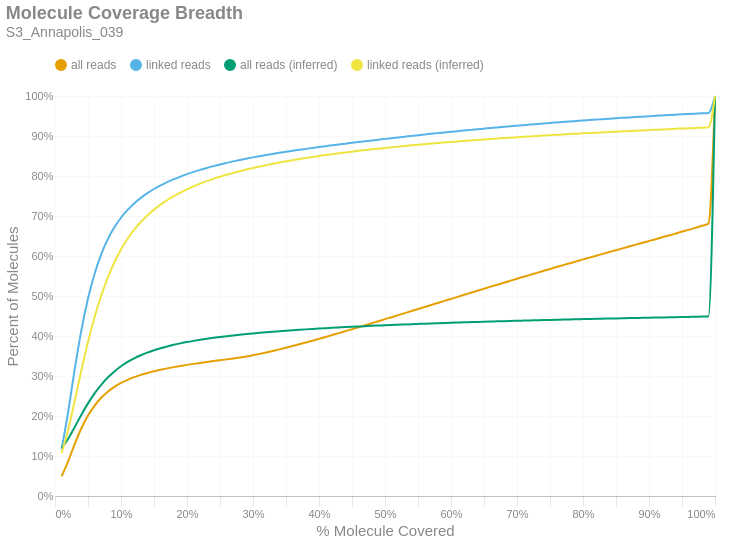

This figure's notebook cell:
### Markdown cell above
### Molecule Read Coverage
This chart shows molecule coverage breadth as computed by the number of bases aligned to that molecule. In other words, "*how much of each unique long molecule is actually sequenced/aligned?*" Keep in mind there is a distinction between sequences and alignments, since some sequences belonging to a particular molecule may not align well and wouldn't appear in the alignment data. This chart also shows molecule coverage breadth as computed by the *inferred fragment* from which the aligned sequences originate. Unlike read coverage, this calculation takes into account the total insert size, including unsequenced gaps between the forward and reverse reads. Like the previous figures, these are cumulative percents.

### Code cell
if SKIPLR:
    print_html(f"Skipped")
else:
    binned_df = consolidated_hist(valids['coverage_bp'], mask, 0.01, True)
    binned_df_inf = consolidated_hist(valids['coverage_inserts'], mask, 0.01, True)
    binned_df = binned_df.with_columns(pl.lit(binned_df_inf['all reads (cumsum)']).alias('all reads (inferred)'))
    binned_df = binned_df.with_columns(pl.lit(binned_df_inf['linked reads (cumsum)']).alias('linked reads (inferred)'))
    binned_df = binned_df.with_columns(
        (pl.col('bin').cast(pl.Float64) + 0.01).alias('right_edge')
    )

    with SafeRender(binned_df):
        (
            density_plot(binned_df, 'Molecule Coverage Breadth', samplename, 'molcov', ['all reads (inferred)','linked reads (inferred)'])
            .encode(
                #x=alt.X('bin:Q', title="% Molecule Covered").axis(format = '%').scale(padding=0),
                x=alt.X('right_edge:Q', title="% Molecule Covered").axis(format='%').scale(padding=0),
                y=alt.Y('value:Q', title='Percent of Molecules')
                    .axis(format='%')
                    .stack(False)
                    .scale(domainMin=0, padding=0),
                color=alt.Color("key:N").scale(domain = ["all reads", "linked reads", "all reads (inferred)", "linked reads (inferred)"]),
                tooltip = [
                    alt.Tooltip("key:N", title = "Data Type"),
                    alt.Tooltip("range_label:N", title="% Molecule Covered"),
                    alt.Tooltip("value:Q", format = ".2%", title="% Molecules")
                ]
            )
        ).display()

### Figure 1 — Vega-Lite specification as saved in the notebook (floating-point values rounded to 4 significant figures)
{"width": "container", "height": 400, "config": {"title": {"anchor": "start", "dy": -15, "fontSize": 18, "color": "#888888", "subtitleColor": "#888888", "subtitleFontSize": 14}, "arc": {"fill": "#0072B2"}, "axis": {"domainColor": "#888888", "domainWidth": 0.5, "gridWidth": 0.2, "grid": false, "titleFontWeight": 400, "titleFontSize": 15, "labelFontSize": 11, "labelColor": "#888888", "tickColor": "#888888", "tickWidth": 0.2, "titleColor": "#888888"}, "axisBand": {"grid": false}, "axisX": {"grid": true, "tickSize": 10, "domainCap": "round"}, "axisY": {"domain": false, "grid": true, "tickSize": 0, "domainCap": "round"}, "background": "transparent", "header": {"labelFontSize": 15, "labelColor": "#888888", "titleFontSize": 15, "titleFontWeight": 600, "titleColor": "#888888"}, "legend": {"labelFont": "sans-serif", "labelFontSize": 12, "labelColor": "#888888", "symbolSize": 100, "symbolType": "circle", "titleFontSize": 12, "titlePadding": 10, "titleColor": "#888888", "title": null, "orient": "top"}, "range": {"category": ["#E69F00", "#56B4E9", "#009E73", "#F0E442", "#0072B2", "#D55E00", "#CC79A7", "#000000"], "diverging": ["#cfe8f3", "#a2d4ec", "#73bfe2", "#46abdb", "#1696d2", "#12719e"]}, "area": {"fill": "#0072B2", "fillOpacity": 0.7, "line": true, "strokeOpacity": 0.7}, "line": {"color": "#0072B2", "stroke": "#0072B2", "strokeWidth": 2}, "trail": {"color": "#0072B2", "stroke": "#0072B2", "strokeWidth": 0, "size": 1}, "point": {"filled": true, "fillOpacity": 1.0, "size": 95}, "text": {"color": "#888888", "fontSize": 11, "align": "right", "fontWeight": 400, "size": 11}, "bar": {"fill": "#0072B2", "stroke": null}, "view": {"stroke": null, "continuousWidth": 660, "continuousHeight": 400}}, "data": {"name": "data-0408b243660c44a02d5942b503a0ec9f"}, "mark": {"type": "line", "interpolate": "monotone", "point": {"opacity": 0, "size": 275}}, "encoding": {"color": {"field": "key", "scale": {"domain": ["all reads", "linked reads", "all reads (inferred)", "linked reads (inferred)"]}, "type": "nominal"}, "tooltip": [{"field": "key", "title": "Data Type", "type": "nominal"}, {"field": "range_label", "title": "% Molecule Covered", "type": "nominal"}, {"field": "value", "format": ".2%", "title": "% Molecules", "type": "quantitative"}], "x": {"axis": {"format": "%"}, "field": "right_edge", "scale": {"padding": 0}, "title": "% Molecule Covered", "type": "quantitative"}, "y": {"axis": {"format": "%"}, "field": "value", "scale": {"domainMin": 0, "padding": 0}, "stack": false, "title": "Percent of Molecules", "type": "quantitative"}}, "params": [{"name": "param_c36ac31b6afebe62", "select": {"type": "point", "fields": ["key"]}, "bind": "legend"}], "title": {"text": "Molecule Coverage Breadth", "subtitle": "S3_Annapolis_039"}, "transform": [{"fold": ["all reads (cumsum)", "linked reads (cumsum)", "all reads (inferred)", "linked reads (inferred)"]}, {"calculate": "replace(datum.key, ' (cumsum)', '')", "as": "key"}, {"filter": {"param": "param_c36ac31b6afebe62"}}], "usermeta": {"embedOptions": {"downloadFileName": "S3_Annapolis_039.molcov"}}, "$schema": "https://vega.github.io/schema/vega-lite/v6.1.0.json", "datasets": {"data-0408b243660c44a02d5942b503a0ec9f": [{"bin": "0.0", "interval": "0.0-0.01", "all reads": 0.049, "linked reads": 0.1168, "all reads (cumsum)": 0.049, "linked reads (cumsum)": 0.1168, "range_label": "0.0-0.01", "all reads (inferred)": 0.1195, "linked reads (inferred)": 0.1077, "right_edge": 0.01}, {"bin": "0.01", "interval": "0.01-0.02", "all reads": 0.03808, "linked reads": 0.09381, "all reads (cumsum)": 0.08708, "linked reads (cumsum)": 0.2107, "range_label": "0.01-0.02", "all reads (inferred)": 0.1432, "linked reads (inferred)": 0.1657, "right_edge": 0.02}, {"bin": "0.02", "interval": "0.02-0.03", "all reads": 0.04325, "linked reads": 0.1073, "all reads (cumsum)": 0.1303, "linked reads (cumsum)": 0.3179, "range_label": "0.02-0.03", "all reads (inferred)": 0.1728, "linked reads (inferred)": 0.2389, "right_edge": 0.03}, {"bin": "0.03", "interval": "0.03-0.04", "all reads": 0.03893, "linked reads": 0.09672, "all reads (cumsum)": 0.1693, "linked reads (cumsum)": 0.4146, "range_label": "0.03-0.04", "all reads (inferred)": 0.2032, "linked reads (inferred)": 0.3146, "right_edge": 0.04}, {"bin": "0.04", "interval": "0.04-0.05", "all reads": 0.03175, "linked reads": 0.0789, "all reads (cumsum)": 0.201, "linked reads (cumsum)": 0.4935, "range_label": "0.04-0.05", "all reads (inferred)": 0.2316, "linked reads (inferred)": 0.3852, "right_edge": 0.05}, {"bin": "0.05", "interval": "0.05-0.06", "all reads": 0.0251, "linked reads": 0.06232, "all reads (cumsum)": 0.2261, "linked reads (cumsum)": 0.5558, "range_label": "0.05-0.06", "all reads (inferred)": 0.2566, "linked reads (inferred)": 0.4474, "right_edge": 0.06}, {"bin": "0.06", "interval": "0.06-0.07", "all reads": 0.01953, "linked reads": 0.04848, "all reads (cumsum)": 0.2456, "linked reads (cumsum)": 0.6043, "range_label": "0.06-0.07", "all reads (inferred)": 0.278, "linked reads (inferred)": 0.501, "right_edge": 0.07}, {"bin": "0.07", "interval": "0.07-0.08", "all reads": 0.01522, "linked reads": 0.03772, "all reads (cumsum)": 0.2608, "linked reads (cumsum)": 0.642, "range_label": "0.07-0.08", "all reads (inferred)": 0.2961, "linked reads (inferred)": 0.5462, "right_edge": 0.08}, {"bin": "0.08", "interval": "0.08-0.09", "all reads": 0.01198, "linked reads": 0.02964, "all reads (cumsum)": 0.2728, "linked reads (cumsum)": 0.6717, "range_label": "0.08-0.09", "all reads (inferred)": 0.3114, "linked reads (inferred)": 0.5843, "right_edge": 0.09}, {"bin": "0.09", "interval": "0.09-0.1", "all reads": 0.009705, "linked reads": 0.02396, "all reads (cumsum)": 0.2825, "linked reads (cumsum)": 0.6956, "range_label": "0.09-0.1", "all reads (inferred)": 0.3243, "linked reads (inferred)": 0.6163, "right_edge": 0.1}, {"bin": "0.1", "interval": "0.1-0.11", "all reads": 0.007948, "linked reads": 0.01958, "all reads (cumsum)": 0.2905, "linked reads (cumsum)": 0.7152, "range_label": "0.1-0.11", "all reads (inferred)": 0.3351, "linked reads (inferred)": 0.6431, "right_edge": 0.11}, {"bin": "0.11", "interval": "0.11-0.12", "all reads": 0.006628, "linked reads": 0.01629, "all reads (cumsum)": 0.2971, "linked reads (cumsum)": 0.7315, "range_label": "0.11-0.12", "all reads (inferred)": 0.3442, "linked reads (inferred)": 0.6658, "right_edge": 0.12}, {"bin": "0.12", "interval": "0.12-0.13", "all reads": 0.005631, "linked reads": 0.01379, "all reads (cumsum)": 0.3027, "linked reads (cumsum)": 0.7453, "range_label": "0.12-0.13", "all reads (inferred)": 0.3518, "linked reads (inferred)": 0.6849, "right_edge": 0.13}, {"bin": "0.13", "interval": "0.13-0.14", "all reads": 0.004858, "linked reads": 0.01183, "all reads (cumsum)": 0.3076, "linked reads (cumsum)": 0.7571, "range_label": "0.13-0.14", "all reads (inferred)": 0.3585, "linked reads (inferred)": 0.7015, "right_edge": 0.14}, {"bin": "0.14", "interval": "0.14-0.15", "all reads": 0.004267, "linked reads": 0.01035, "all reads (cumsum)": 0.3119, "linked reads (cumsum)": 0.7675, "range_label": "0.14-0.15", "all reads (inferred)": 0.3643, "linked reads (inferred)": 0.7159, "right_edge": 0.15}, {"bin": "0.15", "interval": "0.15-0.16", "all reads": 0.003802, "linked reads": 0.009153, "all reads (cumsum)": 0.3157, "linked reads (cumsum)": 0.7766, "range_label": "0.15-0.16", "all reads (inferred)": 0.3694, "linked reads (inferred)": 0.7286, "right_edge": 0.16}, {"bin": "0.16", "interval": "0.16-0.17", "all reads": 0.003415, "linked reads": 0.008108, "all reads (cumsum)": 0.3191, "linked reads (cumsum)": 0.7847, "range_label": "0.16-0.17", "all reads (inferred)": 0.3739, "linked reads (inferred)": 0.7397, "right_edge": 0.17}, {"bin": "0.17", "interval": "0.17-0.18", "all reads": 0.003137, "linked reads": 0.007283, "all reads (cumsum)": 0.3222, "linked reads (cumsum)": 0.792, "range_label": "0.17-0.18", "all reads (inferred)": 0.378, "linked reads (inferred)": 0.7497, "right_edge": 0.18}, {"bin": "0.18", "interval": "0.18-0.19", "all reads": 0.002888, "linked reads": 0.006575, "all reads (cumsum)": 0.3251, "linked reads (cumsum)": 0.7986, "range_label": "0.18-0.19", "all reads (inferred)": 0.3815, "linked reads (inferred)": 0.7585, "right_edge": 0.19}, {"bin": "0.19", "interval": "0.19-0.2", "all reads": 0.002697, "linked reads": 0.006066, "all reads (cumsum)": 0.3278, "linked reads (cumsum)": 0.8047, "range_label": "0.19-0.2", "all reads (inferred)": 0.3848, "linked reads (inferred)": 0.7667, "right_edge": 0.2}, {"bin": "0.2", "interval": "0.2-0.21", "all reads": 0.002539, "linked reads": 0.005583, "all reads (cumsum)": 0.3303, "linked reads (cumsum)": 0.8102, "range_label": "0.2-0.21", "all reads (inferred)": 0.3878, "linked reads (inferred)": 0.7741, "right_edge": 0.21}, {"bin": "0.21", "interval": "0.21-0.22", "all reads": 0.002409, "linked reads": 0.005144, "all reads (cumsum)": 0.3327, "linked reads (cumsum)": 0.8154, "range_label": "0.21-0.22", "all reads (inferred)": 0.3906, "linked reads (inferred)": 0.7809, "right_edge": 0.22}, {"bin": "0.22", "interval": "0.22-0.23", "all reads": 0.002297, "linked reads": 0.004789, "all reads (cumsum)": 0.335, "linked reads (cumsum)": 0.8202, "range_label": "0.22-0.23", "all reads (inferred)": 0.3931, "linked reads (inferred)": 0.7871, "right_edge": 0.23}, {"bin": "0.23", "interval": "0.23-0.24", "all reads": 0.002252, "linked reads": 0.004547, "all reads (cumsum)": 0.3373, "linked reads (cumsum)": 0.8247, "range_label": "0.23-0.24", "all reads (inferred)": 0.3954, "linked reads (inferred)": 0.7928, "right_edge": 0.24}, {"bin": "0.24", "interval": "0.24-0.25", "all reads": 0.00216, "linked reads": 0.004169, "all reads (cumsum)": 0.3395, "linked reads (cumsum)": 0.8289, "range_label": "0.24-0.25", "all reads (inferred)": 0.3975, "linked reads (inferred)": 0.798, "right_edge": 0.25}, {"bin": "0.25", "interval": "0.25-0.26", "all reads": 0.002121, "linked reads": 0.003902, "all reads (cumsum)": 0.3416, "linked reads (cumsum)": 0.8328, "range_label": "0.25-0.26", "all reads (inferred)": 0.3995, "linked reads (inferred)": 0.803, "right_edge": 0.26}, {"bin": "0.26", "interval": "0.26-0.27", "all reads": 0.002255, "linked reads": 0.003774, "all reads (cumsum)": 0.3438, "linked reads (cumsum)": 0.8366, "range_label": "0.26-0.27", "all reads (inferred)": 0.4014, "linked reads (inferred)": 0.8077, "right_edge": 0.27}, {"bin": "0.27", "interval": "0.27-0.28", "all reads": 0.002456, "linked reads": 0.003516, "all reads (cumsum)": 0.3463, "linked reads (cumsum)": 0.8401, "range_label": "0.27-0.28", "all reads (inferred)": 0.4032, "linked reads (inferred)": 0.812, "right_edge": 0.28}, {"bin": "0.28", "interval": "0.28-0.29", "all reads": 0.002719, "linked reads": 0.003302, "all reads (cumsum)": 0.349, "linked reads (cumsum)": 0.8434, "range_label": "0.28-0.29", "all reads (inferred)": 0.4048, "linked reads (inferred)": 0.8161, "right_edge": 0.29}, {"bin": "0.29", "interval": "0.29-0.3", "all reads": 0.003055, "linked reads": 0.003204, "all reads (cumsum)": 0.3521, "linked reads (cumsum)": 0.8466, "range_label": "0.29-0.3", "all reads (inferred)": 0.4064, "linked reads (inferred)": 0.82, "right_edge": 0.3}, {"bin": "0.3", "interval": "0.3-0.31", "all reads": 0.003261, "linked reads": 0.002979, "all reads (cumsum)": 0.3553, "linked reads (cumsum)": 0.8496, "range_label": "0.3-0.31", "all reads (inferred)": 0.4079, "linked reads (inferred)": 0.8237, "right_edge": 0.31}, {"bin": "0.31", "interval": "0.31-0.32", "all reads": 0.003532, "linked reads": 0.002894, "all reads (cumsum)": 0.3589, "linked reads (cumsum)": 0.8525, "range_label": "0.31-0.32", "all reads (inferred)": 0.4093, "linked reads (inferred)": 0.8272, "right_edge": 0.32}, {"bin": "0.32", "interval": "0.32-0.33", "all reads": 0.003758, "linked reads": 0.002744, "all reads (cumsum)": 0.3626, "linked reads (cumsum)": 0.8552, "range_label": "0.32-0.33", "all reads (inferred)": 0.4107, "linked reads (inferred)": 0.8305, "right_edge": 0.33}, {"bin": "0.33", "interval": "0.33-0.34", "all reads": 0.003957, "linked reads": 0.002748, "all reads (cumsum)": 0.3666, "linked reads (cumsum)": 0.858, "range_label": "0.33-0.34", "all reads (inferred)": 0.412, "linked reads (inferred)": 0.8337, "right_edge": 0.34}, {"bin": "0.34", "interval": "0.34-0.35", "all reads": 0.004075, "linked reads": 0.002571, "all reads (cumsum)": 0.3706, "linked reads (cumsum)": 0.8605, "range_label": "0.34-0.35", "all reads (inferred)": 0.4132, "linked reads (inferred)": 0.8367, "right_edge": 0.35}, {"bin": "0.35", "interval": "0.35-0.36", "all reads": 0.004231, "linked reads": 0.002518, "all reads (cumsum)": 0.3749, "linked reads (cumsum)": 0.863, "range_label": "0.35-0.36", "all reads (inferred)": 0.4144, "linked reads (inferred)": 0.8396, "right_edge": 0.36}, {"bin": "0.36", "interval": "0.36-0.37", "all reads": 0.004339, "linked reads": 0.002449, "all reads (cumsum)": 0.3792, "linked reads (cumsum)": 0.8655, "range_label": "0.36-0.37", "all reads (inferred)": 0.4155, "linked reads (inferred)": 0.8424, "right_edge": 0.37}, {"bin": "0.37", "interval": "0.37-0.38", "all reads": 0.004433, "linked reads": 0.002313, "all reads (cumsum)": 0.3836, "linked reads (cumsum)": 0.8678, "range_label": "0.37-0.38", "all reads (inferred)": 0.4166, "linked reads (inferred)": 0.845, "right_edge": 0.38}, {"bin": "0.38", "interval": "0.38-0.39", "all reads": 0.004538, "linked reads": 0.002298, "all reads (cumsum)": 0.3882, "linked reads (cumsum)": 0.8701, "range_label": "0.38-0.39", "all reads (inferred)": 0.4176, "linked reads (inferred)": 0.8475, "right_edge": 0.39}, {"bin": "0.39", "interval": "0.39-0.4", "all reads": 0.004717, "linked reads": 0.002281, "all reads (cumsum)": 0.3929, "linked reads (cumsum)": 0.8724, "range_label": "0.39-0.4", "all reads (inferred)": 0.4186, "linked reads (inferred)": 0.85, "right_edge": 0.4}, {"bin": "0.4", "interval": "0.4-0.41", "all reads": 0.004685, "linked reads": 0.002156, "all reads (cumsum)": 0.3976, "linked reads (cumsum)": 0.8745, "range_label": "0.4-0.41", "all reads (inferred)": 0.4196, "linked reads (inferred)": 0.8524, "right_edge": 0.41}, {"bin": "0.41", "interval": "0.41-0.42", "all reads": 0.004799, "linked reads": 0.002171, "all reads (cumsum)": 0.4024, "linked reads (cumsum)": 0.8767, "range_label": "0.41-0.42", "all reads (inferred)": 0.4205, "linked reads (inferred)": 0.8546, "right_edge": 0.42}, {"bin": "0.42", "interval": "0.42-0.43", "all reads": 0.004898, "linked reads": 0.002109, "all reads (cumsum)": 0.4073, "linked reads (cumsum)": 0.8788, "range_label": "0.42-0.43", "all reads (inferred)": 0.4214, "linked reads (inferred)": 0.8567, "right_edge": 0.43}, {"bin": "0.43", "interval": "0.43-0.44", "all reads": 0.004816, "linked reads": 0.002049, "all reads (cumsum)": 0.4121, "linked reads (cumsum)": 0.8809, "range_label": "0.43-0.44", "all reads (inferred)": 0.4223, "linked reads (inferred)": 0.8589, "right_edge": 0.44}, {"bin": "0.44", "interval": "0.44-0.45", "all reads": 0.004973, "linked reads": 0.002065, "all reads (cumsum)": 0.4171, "linked reads (cumsum)": 0.8829, "range_label": "0.44-0.45", "all reads (inferred)": 0.4231, "linked reads (inferred)": 0.8609, "right_edge": 0.45}, {"bin": "0.45", "interval": "0.45-0.46", "all reads": 0.004951, "linked reads": 0.001992, "all reads (cumsum)": 0.422, "linked reads (cumsum)": 0.8849, "range_label": "0.45-0.46", "all reads (inferred)": 0.4239, "linked reads (inferred)": 0.8628, "right_edge": 0.46}, {"bin": "0.46", "interval": "0.46-0.47", "all reads": 0.004979, "linked reads": 0.001992, "all reads (cumsum)": 0.427, "linked reads (cumsum)": 0.8869, "range_label": "0.46-0.47", "all reads (inferred)": 0.4247, "linked reads (inferred)": 0.8648, "right_edge": 0.47}, {"bin": "0.47", "interval": "0.47-0.48", "all reads": 0.00503, "linked reads": 0.001953, "all reads (cumsum)": 0.432, "linked reads (cumsum)": 0.8889, "range_label": "0.47-0.48", "all reads (inferred)": 0.4254, "linked reads (inferred)": 0.8666, "right_edge": 0.48}, {"bin": "0.48", "interval": "0.48-0.49", "all reads": 0.004832, "linked reads": 0.001947, "all reads (cumsum)": 0.4369, "linked reads (cumsum)": 0.8908, "range_label": "0.48-0.49", "all reads (inferred)": 0.4262, "linked reads (inferred)": 0.8684, "right_edge": 0.49}, {"bin": "0.49", "interval": "0.49-0.5", "all reads": 0.005393, "linked reads": 0.001993, "all reads (cumsum)": 0.4423, "linked reads (cumsum)": 0.8928, "range_label": "0.49-0.5", "all reads (inferred)": 0.4269, "linked reads (inferred)": 0.8702, "right_edge": 0.5}, {"bin": "0.5", "interval": "0.5-0.51", "all reads": 0.004719, "linked reads": 0.001826, "all reads (cumsum)": 0.447, "linked reads (cumsum)": 0.8946, "range_label": "0.5-0.51", "all reads (inferred)": 0.4276, "linked reads (inferred)": 0.8718, "right_edge": 0.51}, {"bin": "0.51", "interval": "0.51-0.52", "all reads": 0.0052, "linked reads": 0.001869, "all reads (cumsum)": 0.4522, "linked reads (cumsum)": 0.8965, "range_label": "0.51-0.52", "all reads (inferred)": 0.4282, "linked reads (inferred)": 0.8734, "right_edge": 0.52}, {"bin": "0.52", "interval": "0.52-0.53", "all reads": 0.005016, "linked reads": 0.001822, "all reads (cumsum)": 0.4572, "linked reads (cumsum)": 0.8983, "range_label": "0.52-0.53", "all reads (inferred)": 0.4289, "linked reads (inferred)": 0.875, "right_edge": 0.53}, {"bin": "0.53", "interval": "0.53-0.54", "all reads": 0.005163, "linked reads": 0.00185, "all reads (cumsum)": 0.4624, "linked reads (cumsum)": 0.9002, "range_label": "0.53-0.54", "all reads (inferred)": 0.4296, "linked reads (inferred)": 0.8766, "right_edge": 0.54}, {"bin": "0.54", "interval": "0.54-0.55", "all reads": 0.005009, "linked reads": 0.00177, "all reads (cumsum)": 0.4674, "linked reads (cumsum)": 0.9019, "range_label": "0.54-0.55", "all reads (inferred)": 0.4302, "linked reads (inferred)": 0.8781, "right_edge": 0.55}, {"bin": "0.55", "interval": "0.55-0.56", "all reads": 0.005122, "linked reads": 0.001778, "all reads (cumsum)": 0.4725, "linked reads (cumsum)": 0.9037, "range_label": "0.55-0.56", "all reads (inferred)": 0.4308, "linked reads (inferred)": 0.8797, "right_edge": 0.56}, {"bin": "0.56", "interval": "0.56-0.57", "all reads": 0.00515, "linked reads": 0.001729, "all reads (cumsum)": 0.4776, "linked reads (cumsum)": 0.9055, "range_label": "0.56-0.57", "all reads (inferred)": 0.4314, "linked reads (inferred)": 0.8811, "right_edge": 0.57}, {"bin": "0.57", "interval": "0.57-0.58", "all reads": 0.005033, "linked reads": 0.001731, "all reads (cumsum)": 0.4827, "linked reads (cumsum)": 0.9072, "range_label": "0.57-0.58", "all reads (inferred)": 0.432, "linked reads (inferred)": 0.8825, "right_edge": 0.58}, {"bin": "0.58", "interval": "0.58-0.59", "all reads": 0.005087, "linked reads": 0.001714, "all reads (cumsum)": 0.4878, "linked reads (cumsum)": 0.9089, "range_label": "0.58-0.59", "all reads (inferred)": 0.4326, "linked reads (inferred)": 0.8838, "right_edge": 0.59}, {"bin": "0.59", "interval": "0.59-0.6", "all reads": 0.005147, "linked reads": 0.001666, "all reads (cumsum)": 0.4929, "linked reads (cumsum)": 0.9106, "range_label": "0.59-0.6", "all reads (inferred)": 0.4331, "linked reads (inferred)": 0.8852, "right_edge": 0.6}, {"bin": "0.6", "interval": "0.6-0.61", "all reads": 0.004947, "linked reads": 0.001586, "all reads (cumsum)": 0.4979, "linked reads (cumsum)": 0.9121, "range_label": "0.6-0.61", "all reads (inferred)": 0.4337, "linked reads (inferred)": 0.8865, "right_edge": 0.61}, {"bin": "0.61", "interval": "0.61-0.62", "all reads": 0.005148, "linked reads": 0.001603, "all reads (cumsum)": 0.503, "linked reads (cumsum)": 0.9138, "range_label": "0.61-0.62", "all reads (inferred)": 0.4342, "linked reads (inferred)": 0.8878, "right_edge": 0.62}, {"bin": "0.62", "interval": "0.62-0.63", "all reads": 0.005053, "linked reads": 0.001557, "all reads (cumsum)": 0.5081, "linked reads (cumsum)": 0.9153, "range_label": "0.62-0.63", "all reads (inferred)": 0.4347, "linked reads (inferred)": 0.889, "right_edge": 0.63}, {"bin": "0.63", "interval": "0.63-0.64", "all reads": 0.005086, "linked reads": 0.001558, "all reads (cumsum)": 0.5131, "linked reads (cumsum)": 0.9169, "range_label": "0.63-0.64", "all reads (inferred)": 0.4352, "linked reads (inferred)": 0.8902, "right_edge": 0.64}, {"bin": "0.64", "interval": "0.64-0.65", "all reads": 0.004982, "linked reads": 0.00154, "all reads (cumsum)": 0.5181, "linked reads (cumsum)": 0.9184, "range_label": "0.64-0.65", "all reads (inferred)": 0.4357, "linked reads (inferred)": 0.8914, "right_edge": 0.65}, {"bin": "0.65", "interval": "0.65-0.66", "all reads": 0.005213, "linked reads": 0.001586, "all reads (cumsum)": 0.5233, "linked reads (cumsum)": 0.92, "range_label": "0.65-0.66", "all reads (inferred)": 0.4362, "linked reads (inferred)": 0.8925, "right_edge": 0.66}, {"bin": "0.66", "interval": "0.66-0.67", "all reads": 0.004904, "linked reads": 0.001462, "all reads (cumsum)": 0.5282, "linked reads (cumsum)": 0.9215, "range_label": "0.66-0.67", "all reads (inferred)": 0.4367, "linked reads (inferred)": 0.8936, "right_edge": 0.67}, {"bin": "0.67", "interval": "0.67-0.68", "all reads": 0.00499, "linked reads": 0.001418, "all reads (cumsum)": 0.5332, "linked reads (cumsum)": 0.9229, "range_label": "0.67-0.68", "all reads (inferred)": 0.4372, "linked reads (inferred)": 0.8948, "right_edge": 0.68}, {"bin": "0.68", "interval": "0.68-0.69", "all reads": 0.004921, "linked reads": 0.001436, "all reads (cumsum)": 0.5382, "linked reads (cumsum)": 0.9243, "range_label": "0.68-0.69", "all reads (inferred)": 0.4376, "linked reads (inferred)": 0.8959, "right_edge": 0.69}, {"bin": "0.69", "interval": "0.69-0.7", "all reads": 0.004984, "linked reads": 0.001438, "all reads (cumsum)": 0.5431, "linked reads (cumsum)": 0.9257, "range_label": "0.69-0.7", "all reads (inferred)": 0.4381, "linked reads (inferred)": 0.8969, "right_edge": 0.7}, {"bin": "0.7", "interval": "0.7-0.71", "all reads": 0.004868, "linked reads": 0.0014, "all reads (cumsum)": 0.548, "linked reads (cumsum)": 0.9271, "range_label": "0.7-0.71", "all reads (inferred)": 0.4385, "linked reads (inferred)": 0.898, "right_edge": 0.71}, {"bin": "0.71", "interval": "0.71-0.72", "all reads": 0.004894, "linked reads": 0.001398, "all reads (cumsum)": 0.5529, "linked reads (cumsum)": 0.9285, "range_label": "0.71-0.72", "all reads (inferred)": 0.4389, "linked reads (inferred)": 0.899, "right_edge": 0.72}, {"bin": "0.72", "interval": "0.72-0.73", "all reads": 0.004952, "linked reads": 0.001359, "all reads (cumsum)": 0.5578, "linked reads (cumsum)": 0.9299, "range_label": "0.72-0.73", "all reads (inferred)": 0.4394, "linked reads (inferred)": 0.9, "right_edge": 0.73}, {"bin": "0.73", "interval": "0.73-0.74", "all reads": 0.004793, "linked reads": 0.001356, "all reads (cumsum)": 0.5626, "linked reads (cumsum)": 0.9313, "range_label": "0.73-0.74", "all reads (inferred)": 0.4398, "linked reads (inferred)": 0.901, "right_edge": 0.74}, {"bin": "0.74", "interval": "0.74-0.75", "all reads": 0.005041, "linked reads": 0.001318, "all reads (cumsum)": 0.5677, "linked reads (cumsum)": 0.9326, "range_label": "0.74-0.75", "all reads (inferred)": 0.4402, "linked reads (inferred)": 0.902, "right_edge": 0.75}, {"bin": "0.75", "interval": "0.75-0.76", "all reads": 0.004674, "linked reads": 0.00124, "all reads (cumsum)": 0.5724, "linked reads (cumsum)": 0.9338, "range_label": "0.75-0.76", "all reads (inferred)": 0.4406, "linked reads (inferred)": 0.903, "right_edge": 0.76}, {"bin": "0.76", "interval": "0.76-0.77", "all reads": 0.00477, "linked reads": 0.00123, "all reads (cumsum)": 0.5771, "linked reads (cumsum)": 0.935, "range_label": "0.76-0.77", "all reads (inferred)": 0.441, "linked reads (inferred)": 0.9039, "right_edge": 0.77}, {"bin": "0.77", "interval": "0.77-0.78", "all reads": 0.004703, "linked reads": 0.001227, "all reads (cumsum)": 0.5818, "linked reads (cumsum)": 0.9363, "range_label": "0.77-0.78", "all reads (inferred)": 0.4414, "linked reads (inferred)": 0.9049, "right_edge": 0.78}, {"bin": "0.78", "interval": "0.78-0.79", "all reads": 0.004729, "linked reads": 0.001209, "all reads (cumsum)": 0.5866, "linked reads (cumsum)": 0.9375, "range_label": "0.78-0.79", "all reads (inferred)": 0.4418, "linked reads (inferred)": 0.9057, "right_edge": 0.79}, {"bin": "0.79", "interval": "0.79-0.8", "all reads": 0.004924, "linked reads": 0.0012, "all reads (cumsum)": 0.5915, "linked reads (cumsum)": 0.9387, "range_label": "0.79-0.8", "all reads (inferred)": 0.4422, "linked reads (inferred)": 0.9067, "right_edge": 0.8}, {"bin": "0.8", "interval": "0.8-0.81", "all reads": 0.004538, "linked reads": 0.001118, "all reads (cumsum)": 0.596, "linked reads (cumsum)": 0.9398, "range_label": "0.8-0.81", "all reads (inferred)": 0.4426, "linked reads (inferred)": 0.9076, "right_edge": 0.81}, {"bin": "0.81", "interval": "0.81-0.82", "all reads": 0.00464, "linked reads": 0.001147, "all reads (cumsum)": 0.6007, "linked reads (cumsum)": 0.9409, "range_label": "0.81-0.82", "all reads (inferred)": 0.443, "linked reads (inferred)": 0.9084, "right_edge": 0.82}, {"bin": "0.82", "interval": "0.82-0.83", "all reads": 0.004679, "linked reads": 0.001108, "all reads (cumsum)": 0.6053, "linked reads (cumsum)": 0.9421, "range_label": "0.82-0.83", "all reads (inferred)": 0.4433, "linked reads (inferred)": 0.9093, "right_edge": 0.83}, {"bin": "0.83", "interval": "0.83-0.84", "all reads": 0.004616, "linked reads": 0.001131, "all reads (cumsum)": 0.61, "linked reads (cumsum)": 0.9432, "range_label": "0.83-0.84", "all reads (inferred)": 0.4437, "linked reads (inferred)": 0.9101, "right_edge": 0.84}, {"bin": "0.84", "interval": "0.84-0.85", "all reads": 0.004542, "linked reads": 0.001064, "all reads (cumsum)": 0.6145, "linked reads (cumsum)": 0.9443, "range_label": "0.84-0.85", "all reads (inferred)": 0.444, "linked reads (inferred)": 0.9109, "right_edge": 0.85}, {"bin": "0.85", "interval": "0.85-0.86", "all reads": 0.004639, "linked reads": 0.001104, "all reads (cumsum)": 0.6191, "linked reads (cumsum)": 0.9454, "range_label": "0.85-0.86", "all reads (inferred)": 0.4444, "linked reads (inferred)": 0.9117, "right_edge": 0.86}, {"bin": "0.86", "interval": "0.86-0.87", "all reads": 0.004608, "linked reads": 0.001042, "all reads (cumsum)": 0.6237, "linked reads (cumsum)": 0.9464, "range_label": "0.86-0.87", "all reads (inferred)": 0.4447, "linked reads (inferred)": 0.9125, "right_edge": 0.87}, {"bin": "0.87", "interval": "0.87-0.88", "all reads": 0.004672, "linked reads": 0.001013, "all reads (cumsum)": 0.6284, "linked reads (cumsum)": 0.9474, "range_label": "0.87-0.88", "all reads (inferred)": 0.4451, "linked reads (inferred)": 0.9133, "right_edge": 0.88}, {"bin": "0.88", "interval": "0.88-0.89", "all reads": 0.004504, "linked reads": 0.0009717, "all reads (cumsum)": 0.6329, "linked reads (cumsum)": 0.9484, "range_label": "0.88-0.89", "all reads (inferred)": 0.4454, "linked reads (inferred)": 0.914, "right_edge": 0.89}, {"bin": "0.89", "interval": "0.89-0.9", "all reads": 0.004712, "linked reads": 0.001024, "all reads (cumsum)": 0.6376, "linked reads (cumsum)": 0.9494, "range_label": "0.89-0.9", "all reads (inferred)": 0.4457, "linked reads (inferred)": 0.9148, "right_edge": 0.9}, {"bin": "0.9", "interval": "0.9-0.91", "all reads": 0.00438, "linked reads": 0.0009448, "all reads (cumsum)": 0.642, "linked reads (cumsum)": 0.9504, "range_label": "0.9-0.91", "all reads (inferred)": 0.446, "linked reads (inferred)": 0.9156, "right_edge": 0.91}, {"bin": "0.91", "interval": "0.91-0.92", "all reads": 0.004961, "linked reads": 0.0009412, "all reads (cumsum)": 0.647, "linked reads (cumsum)": 0.9513, "range_label": "0.91-0.92", "all reads (inferred)": 0.4464, "linked reads (inferred)": 0.9163, "right_edge": 0.92}, {"bin": "0.92", "interval": "0.92-0.93", "all reads": 0.004308, "linked reads": 0.0009412, "all reads (cumsum)": 0.6513, "linked reads (cumsum)": 0.9522, "range_label": "0.92-0.93", "all reads (inferred)": 0.4467, "linked reads (inferred)": 0.9171, "right_edge": 0.93}, {"bin": "0.93", "interval": "0.93-0.94", "all reads": 0.004698, "linked reads": 0.0009408, "all reads (cumsum)": 0.656, "linked reads (cumsum)": 0.9532, "range_label": "0.93-0.94", "all reads (inferred)": 0.4471, "linked reads (inferred)": 0.9178, "right_edge": 0.94}, {"bin": "0.94", "interval": "0.94-0.95", "all reads": 0.005068, "linked reads": 0.0009321, "all reads (cumsum)": 0.661, "linked reads (cumsum)": 0.9541, "range_label": "0.94-0.95", "all reads (inferred)": 0.4474, "linked reads (inferred)": 0.9186, "right_edge": 0.95}, {"bin": "0.95", "interval": "0.95-0.96", "all reads": 0.004269, "linked reads": 0.000904, "all reads (cumsum)": 0.6653, "linked reads (cumsum)": 0.955, "range_label": "0.95-0.96", "all reads (inferred)": 0.4478, "linked reads (inferred)": 0.9193, "right_edge": 0.96}, {"bin": "0.96", "interval": "0.96-0.97", "all reads": 0.005005, "linked reads": 0.0008586, "all reads (cumsum)": 0.6703, "linked reads (cumsum)": 0.9559, "range_label": "0.96-0.97", "all reads (inferred)": 0.4481, "linked reads (inferred)": 0.9201, "right_edge": 0.97}, {"bin": "0.97", "interval": "0.97-0.98", "all reads": 0.005375, "linked reads": 0.0008562, "all reads (cumsum)": 0.6757, "linked reads (cumsum)": 0.9567, "range_label": "0.97-0.98", "all reads (inferred)": 0.4485, "linked reads (inferred)": 0.9209, "right_edge": 0.98}, {"bin": "0.98", "interval": "0.98-0.99", "all reads": 0.005148, "linked reads": 0.0009195, "all reads (cumsum)": 0.6808, "linked reads (cumsum)": 0.9576, "range_label": "0.98-0.99", "all reads (inferred)": 0.4489, "linked reads (inferred)": 0.9215, "right_edge": 0.99}, {"bin": "0.99", "interval": "0.99-1.0", "all reads": 0.3192, "linked reads": 0.04236, "all reads (cumsum)": 1.0, "linked reads (cumsum)": 1.0, "range_label": "0.99-1.0", "all reads (inferred)": 1.0, "linked reads (inferred)": 1.0, "right_edge": 1.0}]}}
